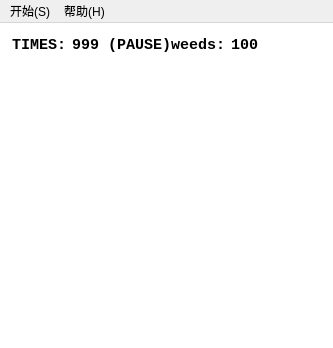
<?xml version="1.0" encoding="UTF-8"?>
<ui version="4.0">
 <class>MainWindow</class>
 <widget class="QMainWindow" name="MainWindow">
  <property name="geometry">
   <rect>
    <x>0</x>
    <y>0</y>
    <width>325</width>
    <height>348</height>
   </rect>
  </property>
  <property name="maximumSize">
   <size>
    <width>65536</width>
    <height>65536</height>
   </size>
  </property>
  <property name="font">
   <font>
    <family>Consolas</family>
    <pointsize>11</pointsize>
    <bold>true</bold>
   </font>
  </property>
  <property name="acceptDrops">
   <bool>false</bool>
  </property>
  <property name="windowTitle">
   <string>Cat Weed</string>
  </property>
  <property name="windowIcon">
   <iconset>
    <normaloff>:/Images/icon.ico</normaloff>:/Images/icon.ico</iconset>
  </property>
  <property name="styleSheet">
   <string notr="true"/>
  </property>
  <widget class="QWidget" name="centralWidget">
   <property name="styleSheet">
    <string notr="true">background-color: rgb(255, 255, 255);
color: rgb(0, 0, 0);</string>
   </property>
   <layout class="QVBoxLayout" name="pMainLayout">
    <property name="spacing">
     <number>0</number>
    </property>
    <property name="sizeConstraint">
     <enum>QLayout::SizeConstraint::SetDefaultConstraint</enum>
    </property>
    <property name="leftMargin">
     <number>0</number>
    </property>
    <property name="topMargin">
     <number>0</number>
    </property>
    <property name="rightMargin">
     <number>0</number>
    </property>
    <property name="bottomMargin">
     <number>0</number>
    </property>
    <item>
     <layout class="QHBoxLayout" name="gameInfoLayout">
      <property name="spacing">
       <number>0</number>
      </property>
      <property name="sizeConstraint">
       <enum>QLayout::SizeConstraint::SetDefaultConstraint</enum>
      </property>
      <property name="leftMargin">
       <number>12</number>
      </property>
      <property name="rightMargin">
       <number>12</number>
      </property>
      <item>
       <widget class="QLabel" name="timeLabel">
        <property name="sizePolicy">
         <sizepolicy hsizetype="Fixed" vsizetype="Fixed">
          <horstretch>0</horstretch>
          <verstretch>0</verstretch>
         </sizepolicy>
        </property>
        <property name="minimumSize">
         <size>
          <width>60</width>
          <height>42</height>
         </size>
        </property>
        <property name="maximumSize">
         <size>
          <width>60</width>
          <height>42</height>
         </size>
        </property>
        <property name="font">
         <font>
          <family>Consolas</family>
          <pointsize>11</pointsize>
          <bold>true</bold>
         </font>
        </property>
        <property name="text">
         <string>TIMES:</string>
        </property>
       </widget>
      </item>
      <item>
       <widget class="QLabel" name="timeValueLabel">
        <property name="sizePolicy">
         <sizepolicy hsizetype="Preferred" vsizetype="Preferred">
          <horstretch>0</horstretch>
          <verstretch>0</verstretch>
         </sizepolicy>
        </property>
        <property name="minimumSize">
         <size>
          <width>0</width>
          <height>42</height>
         </size>
        </property>
        <property name="maximumSize">
         <size>
          <width>16777215</width>
          <height>42</height>
         </size>
        </property>
        <property name="baseSize">
         <size>
          <width>30</width>
          <height>42</height>
         </size>
        </property>
        <property name="font">
         <font>
          <family>Consolas</family>
          <pointsize>11</pointsize>
          <bold>true</bold>
         </font>
        </property>
        <property name="layoutDirection">
         <enum>Qt::LayoutDirection::LeftToRight</enum>
        </property>
        <property name="text">
         <string>999</string>
        </property>
       </widget>
      </item>
      <item>
       <widget class="QLabel" name="pauseInfoLabel">
        <property name="enabled">
         <bool>true</bool>
        </property>
        <property name="minimumSize">
         <size>
          <width>0</width>
          <height>42</height>
         </size>
        </property>
        <property name="maximumSize">
         <size>
          <width>16777215</width>
          <height>42</height>
         </size>
        </property>
        <property name="font">
         <font>
          <family>Consolas</family>
          <pointsize>11</pointsize>
          <bold>true</bold>
         </font>
        </property>
        <property name="text">
         <string> (PAUSE)</string>
        </property>
       </widget>
      </item>
      <item>
       <spacer name="horizontalSpacer">
        <property name="orientation">
         <enum>Qt::Orientation::Horizontal</enum>
        </property>
        <property name="sizeHint" stdset="0">
         <size>
          <width>40</width>
          <height>20</height>
         </size>
        </property>
       </spacer>
      </item>
      <item>
       <widget class="QLabel" name="remainLabel">
        <property name="sizePolicy">
         <sizepolicy hsizetype="Fixed" vsizetype="Fixed">
          <horstretch>0</horstretch>
          <verstretch>0</verstretch>
         </sizepolicy>
        </property>
        <property name="minimumSize">
         <size>
          <width>60</width>
          <height>42</height>
         </size>
        </property>
        <property name="maximumSize">
         <size>
          <width>60</width>
          <height>42</height>
         </size>
        </property>
        <property name="baseSize">
         <size>
          <width>0</width>
          <height>42</height>
         </size>
        </property>
        <property name="font">
         <font>
          <family>Consolas</family>
          <pointsize>11</pointsize>
          <bold>true</bold>
         </font>
        </property>
        <property name="text">
         <string>weeds:</string>
        </property>
        <property name="alignment">
         <set>Qt::AlignmentFlag::AlignLeading|Qt::AlignmentFlag::AlignLeft|Qt::AlignmentFlag::AlignVCenter</set>
        </property>
       </widget>
      </item>
      <item>
       <widget class="QLabel" name="remainValueLabel">
        <property name="sizePolicy">
         <sizepolicy hsizetype="Fixed" vsizetype="Fixed">
          <horstretch>0</horstretch>
          <verstretch>0</verstretch>
         </sizepolicy>
        </property>
        <property name="minimumSize">
         <size>
          <width>30</width>
          <height>42</height>
         </size>
        </property>
        <property name="maximumSize">
         <size>
          <width>30</width>
          <height>42</height>
         </size>
        </property>
        <property name="font">
         <font>
          <family>Consolas</family>
          <pointsize>11</pointsize>
          <bold>true</bold>
         </font>
        </property>
        <property name="text">
         <string>100</string>
        </property>
       </widget>
      </item>
      <item>
       <widget class="QLabel" name="exitButton">
        <property name="minimumSize">
         <size>
          <width>60</width>
          <height>30</height>
         </size>
        </property>
        <property name="font">
         <font>
          <family>微软雅黑</family>
          <pointsize>9</pointsize>
         </font>
        </property>
        <property name="cursor">
         <cursorShape>PointingHandCursor</cursorShape>
        </property>
        <property name="styleSheet">
         <string notr="true">image: url(:/gifs/weedresources/resources/images/error.png);</string>
        </property>
        <property name="text">
         <string/>
        </property>
       </widget>
      </item>
     </layout>
    </item>
    <item>
     <widget class="SceneWidget" name="sceneWidget" native="true">
      <property name="sizePolicy">
       <sizepolicy hsizetype="Preferred" vsizetype="Preferred">
        <horstretch>0</horstretch>
        <verstretch>0</verstretch>
       </sizepolicy>
      </property>
      <property name="minimumSize">
       <size>
        <width>280</width>
        <height>280</height>
       </size>
      </property>
     </widget>
    </item>
   </layout>
  </widget>
  <widget class="QMenuBar" name="menuBar">
   <property name="geometry">
    <rect>
     <x>0</x>
     <y>0</y>
     <width>325</width>
     <height>21</height>
    </rect>
   </property>
   <property name="font">
    <font>
     <family>Microsoft YaHei UI</family>
     <pointsize>9</pointsize>
     <italic>false</italic>
     <bold>false</bold>
     <underline>false</underline>
     <strikeout>false</strikeout>
    </font>
   </property>
   <widget class="QMenu" name="pMenuStart">
    <property name="title">
     <string>开始(S)</string>
    </property>
    <addaction name="actionLevel1"/>
    <addaction name="actionLevel2"/>
    <addaction name="actionLevel3"/>
    <addaction name="actionCustom"/>
    <addaction name="separator"/>
    <addaction name="actionPause"/>
    <addaction name="actionRestart"/>
   </widget>
   <widget class="QMenu" name="menuHelp">
    <property name="title">
     <string>帮助(H)</string>
    </property>
    <addaction name="actionRecord"/>
    <addaction name="separator"/>
    <addaction name="actionAbout"/>
   </widget>
   <addaction name="pMenuStart"/>
   <addaction name="menuHelp"/>
  </widget>
  <action name="actionLevel1">
   <property name="text">
    <string>初级(E)</string>
   </property>
  </action>
  <action name="actionLevel2">
   <property name="text">
    <string>中级(N)</string>
   </property>
  </action>
  <action name="actionLevel3">
   <property name="text">
    <string>高级(H)</string>
   </property>
  </action>
  <action name="actionRestart">
   <property name="text">
    <string>重新开始(R)</string>
   </property>
  </action>
  <action name="actionAbout">
   <property name="text">
    <string>关于(A)</string>
   </property>
  </action>
  <action name="actionCustom">
   <property name="text">
    <string>自定义(C)</string>
   </property>
  </action>
  <action name="actionRecord">
   <property name="text">
    <string>排行榜(R)</string>
   </property>
  </action>
  <action name="actionPause">
   <property name="text">
    <string>暂停(P)</string>
   </property>
  </action>
 </widget>
 <customwidgets>
  <customwidget>
   <class>SceneWidget</class>
   <extends>QWidget</extends>
   <header>views/widgets/scenewidget.h</header>
   <container>1</container>
  </customwidget>
 </customwidgets>
 <resources/>
 <connections/>
</ui>
